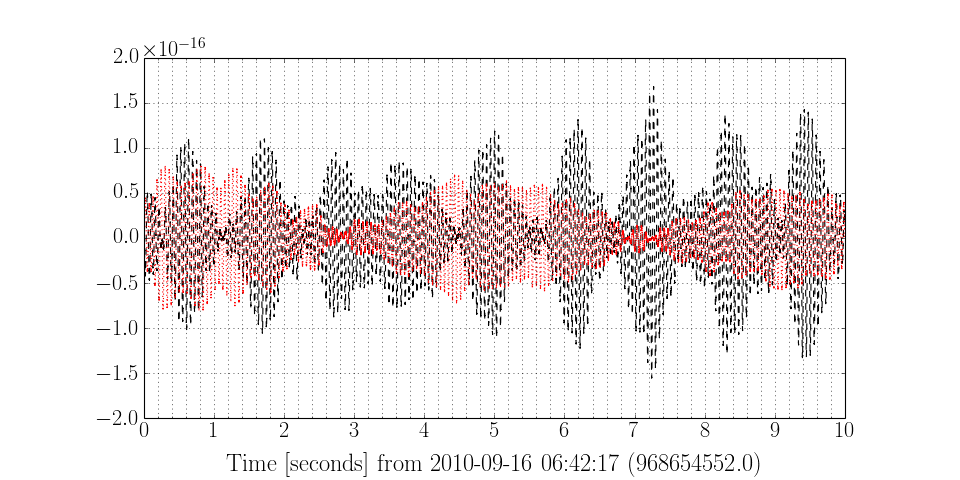

Generate this figure with Python:
data2 = TimeSeries.fetch('L1:LDAS-STRAIN', 968654552, 968654562)
from gwpy.plotter import TimeSeriesPlot
plot2 = TimeSeriesPlot()
ax2 = plot2.gca()
ax2.plot(data, color='k', linestyle='--')
ax2.plot(data2, color='r', linestyle=':')
plot2.show()
